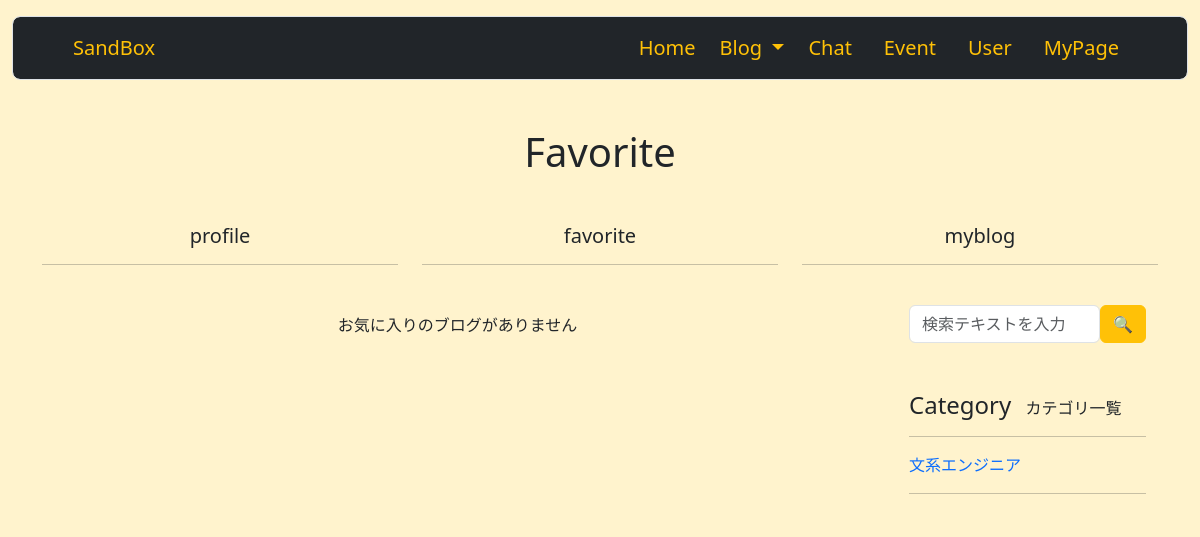
Before: /my_favorite_list (signed in) with the older database file.
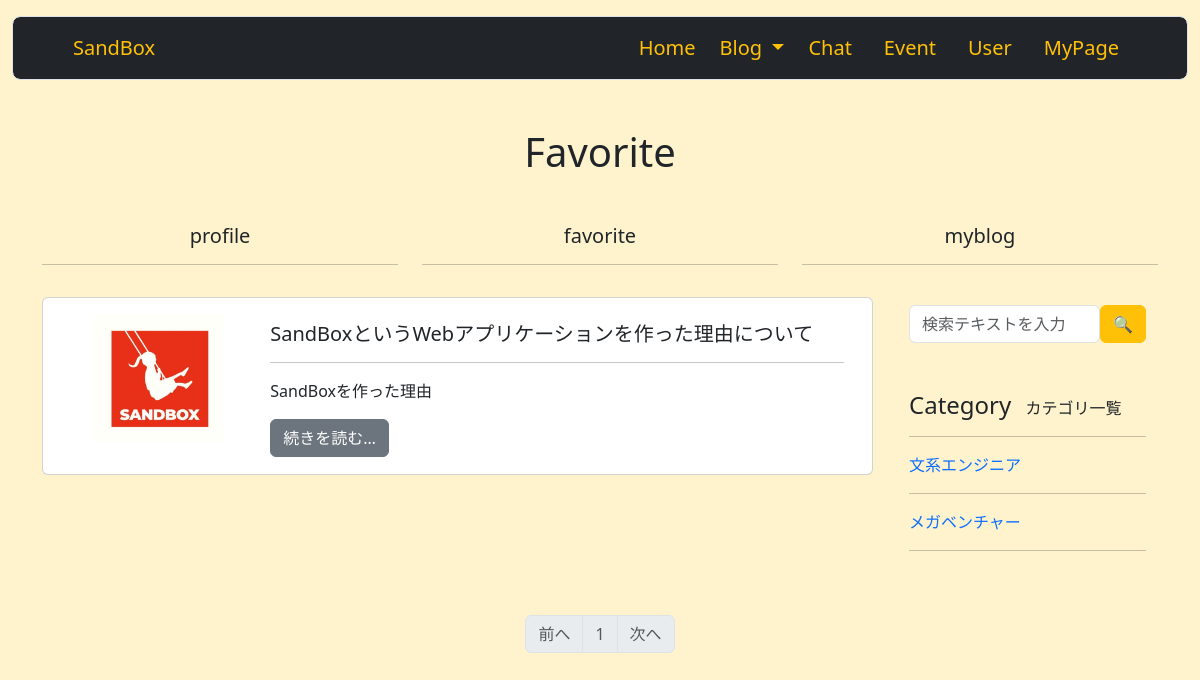
After: the same page with the newer database file.
### sandbox_system/models.py (models this page shows, shortened)
class BlogCategory(db.Model):
    __tablename__ = 'blog_category'
    id = db.Column(db.Integer, primary_key=True)
    category = db.Column(db.String(140))
    blogs = db.relationship('Blog', backref='blogcategory', lazy='dynamic')
    otherblogs = db.relationship('OtherBlog', backref='blogcategory', lazy='dynamic')

class BlogFavorite(db.Model):
    __tablename__ = 'blog_favorite'
    id = db.Column(db.Integer, primary_key=True)
    favorite_user_id = db.Column(db.Integer, db.ForeignKey('users.id'))
    blog_id = db.Column(db.Integer, db.ForeignKey('blog.id'))
    category_id = db.Column(db.Integer, db.ForeignKey('blog_category.id'))
    title = db.Column(db.String(140))
    text = db.Column(db.Text)
    summary = db.Column(db.String(140))
    image = db.Column(db.String(140))

### sandbox_system/blogs/view.py (the view)
@blogs.route('/my_favorite_list', methods=['GET', 'POST'])
@login_required
def my_favorite_list():
    form = BlogSearchForm()
    if BlogCategory.query.first():
        blog_categories = BlogCategory.query.order_by(BlogCategory.id.asc()).all()
    else:
        blog_categories = ''
    page = request.args.get('page', 1, type=int)
    if BlogFavorite.query.filter_by(favorite_user_id=current_user.id).first():
        blogs = BlogFavorite.query.filter_by(favorite_user_id=current_user.id).order_by(BlogFavorite.id.desc()).paginate(page=page, per_page=10)
    else:
        blogs = ''
    return render_template('user/my_page/my_favorite.html', form=form, blog_categories=blog_categories, blogs=blogs)

### sandbox_system/blogs/form.py
class BlogSearchForm(FlaskForm):
    searchtext = StringField('検索テキスト', validators=[DataRequired()])
    submit = SubmitField('🔍')

### sandbox_system/__init__.py (called while the page is built)
@event.listens_for(Engine, "connect")
def set_sqlite_pragma(dbapi_connection, connection_record):
    cursor = dbapi_connection.cursor()
    cursor.execute("PRAGMA foreign_keys=ON")
    cursor.close()

### sandbox_system/models.py (called while the page is built)
@login_manager.user_loader
def load_user(user_id):
    return User.query.get(user_id)

    def is_administrator(self):
        if self.administrator == '1':
            return 1
        else:
            return 0

### sandbox_system/templates/user/my_page/my_favorite.html (shortened to what the changed rows need)
{% extends 'base.html' %}
{% block content %}
    <div class="container pb-4">
        <div class="row my-3">
            <div class="col-md-6 m-auto text-center">
                {% if searchtext %}
                    <h1 class="text-center">"{{ searchtext }}"の検索結果</h1>
                {% elif blog_category %}
                    <h1 class="text-center">{{ blog_category.category }}</h1>
                {% else %}
                    <h1 class="text-center">Favorite</h1>
                {% endif %}
            </div>
        </div>
    </div>
    <div class="container">
        <div class="row">
            <div class="col-9">
                <div class="row">
                    {% if blogs %}
                    {% for blog in blogs.items %}
                    <div class="col-12 mb-2">
                        <div class="card h-100">
                            <div class="card-body" style="max-height: 15rem;">
                                <div class="container">
                                    <div class="row row-cols-auto">
                                        {% if blog.image %}
                                            <div class="col-3 mb-3" style="text-align: center;">
                                                    <img src="{{ url_for('static', filename='image/' + blog.image) }}" class="img-fluid card-image-top" style="max-height: 8rem; max-width: 11rem;">
                                            </div>
                                        {% endif %}
                                        <div class="col-9">
                                            <h5 class="card-title pt-2"><a href="{{ url_for('blogs.blog', blog_id=blog.id) }}" class="text-decoration-none text-dark">{{ blog.title }}</a></h5>
                                            <hr>
                                            <p>{{ blog.summary }}</p>
                                            <a href="{{ url_for('blogs.blog', blog_id=blog.blog_id) }}" class="btn btn-secondary">続きを読む…</a>
                                        </div>
                                    </div>
                                </div>
                            </div>
                        </div>
                    </div>
                    {% endfor %}
                    {% else %}
                    <p class="text-center my-3">お気に入りのブログがありません</p>
                    {% endif %}
                </div>
            </div>
            <div class="col-md-3">
                <div class="position-sticky mt-2" style="top: 12rem;">
                    <div class="container">
                        {% if blog_categories %}
                        {% for blog_category in blog_categories %}
                        <ol class="list-unstyled">
                            <li>
                                <a href="{{ url_for('blogs.favorite_category_blog', blog_category_id=blog_category.id) }}" class="text-decoration-none">{{ blog_category.category }}</a>
                            </li>
                            <hr>
                        </ol>
                        {% endfor %}
                        {% else %}
                        <p class="text-center my-3">カテゴリがありません</p>
                        {% endif %}
                    </div>
                </div>
            </div>
        </div>
    </div>
    {% if blogs %}
        <nav class="my-5" aria-label="Page navigation">
            <ul class="pagination justify-content-center">
                <li {% if blogs.has_prev %} class="page-item" {%else%} class="page-item disabled" {% endif %}><a class="page-link" href="{% if blogs.has_prev %}{{ url_for('blogs.blog_list', page=blogs.prev_num) }}{% else %}#{% endif %}">前へ</a></li>
        {% for page_num in blogs.iter_pages(left_edge=1, right_edge=1, left_current=1, right_current=2) %}
            {% if page_num %}
                {% if blogs.page == page_num %}
                    <li class="page-item disabled"><a class="page-link" href="#">{{ page_num }}</a></li>
                {% else %}
                    <li class="page-item"><a class="page-link" href="{{ url_for('blogs.blog_list', page=page_num) }}">{{ page_num }}</a></li>
                {% endif %}
            {% else %}
                <li class="page-item disabled"><a class="page-link" href="#">&hellip;</a></li>
            {% endif %}
        {% endfor %}
            <li {% if blogs.has_next %} class="page-item" {% else %} class="page-item disabled" {% endif %}><a class="page-link" href="{% if blogs.has_next %}{{ url_for('blogs.blog_list',page=blogs.next_num) }}{% else %}#{% endif %}">次へ</a></li>
            </ul>
        </nav>
    {% endif %}
{% endblock %}

Changed rows visible on the page:
added BlogFavorite: image (picture), title "SandBoxというWebアプリケーションを作った理由について", summary "SandBoxを作った理由"
added BlogCategory: category "メガベンチャー"
Other visible differences:
text no longer shown: "お気に入りのブログがありません"
text now shown: "前へ 次へ"
new list line: "1"
